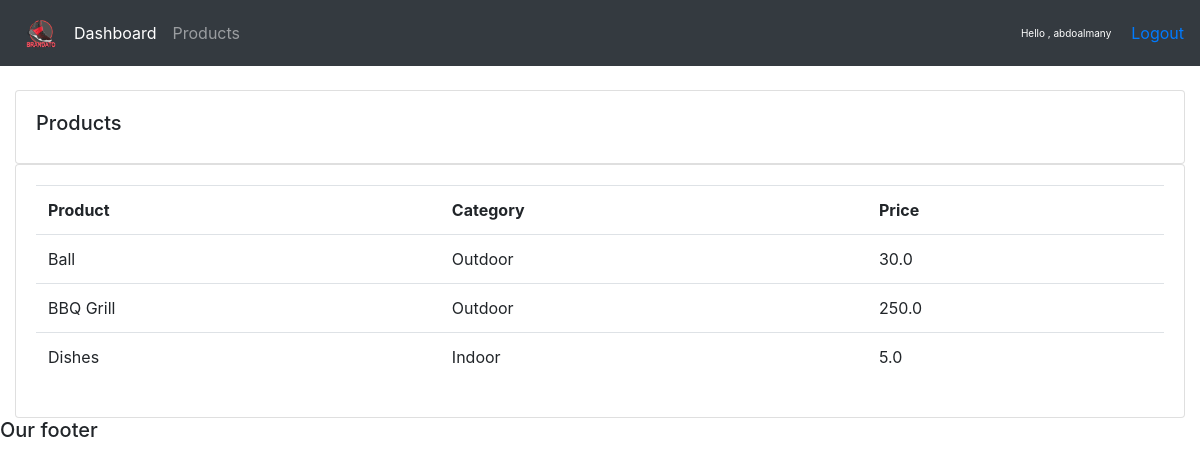
The app's page /product (signed in) with its own data.
### crm/accounts/models.py (models this page shows, shortened)
class Product(models.Model):
    CATEGORY = (
    ('Indoor' , 'Indoor'),
    ('Outdoor','Outdoor'),
    )
    name = models.CharField(max_length=200 , null =True)
    price = models.FloatField(null =True)
    category=models.CharField(max_length=200 , null =True , choices=CATEGORY )
    description=models.CharField(max_length=200 , null =True ,blank=True)
    date_created = models.DateTimeField(auto_now_add=True , null =True)
    tags=models.ManyToManyField(Tag)

### crm/accounts/decorators.py (the view)
		def wrapper_func(request, *args, **kwargs):
			group = None
			if request.user.groups.exists():
				group = request.user.groups.all()[0].name
			if group in allowed_roles:
				return view_func(request, *args, **kwargs)
			else:
				return HttpResponse('u r not authorized')

### crm/accounts/views.py (called while the page is built)
@login_required(login_url='login')
@allowed_users(allowed_roles=['admin'])
def product(request):
    products = Product.objects.all()
    return render(request,'accounts/products.html' , {'products':products})

### crm/accounts/templates/accounts/products.html
{%  extends 'accounts/main.html' %}
{% block content %}
		<br>
		<div class="row">
			<div class="col-md">
				<div class="card card-body">
					<h5>Products</h5>
				</div>
				<div class="card card-body">
					<table class="table">
						<tr>
							<th>Product</th>
							<th>Category</th>
							<th>Price</th>
						</tr>
						{% for product in products %}
							<tr>
								<td>{{product.name}}</td>
								<td>{{product.category}}</td>
								<td>{{product.price}}</td>
							</tr>
						{% endfor %}
					</table>
				</div>
			</div>
		</div>
{% endblock content %}

### crm/accounts/templates/accounts/navbar.html (shortened to what this page needs)
{% load static %}
<nav class="navbar navbar-expand-lg navbar-dark bg-dark">
  <img src="{% static 'images/logo.png' %}" height="50"  >
  <div class="collapse navbar-collapse" id="navbarNav">
    <ul class="navbar-nav">
      <li class="nav-item active">
        {% if request.user.is_staff  %}
        <a class="nav-link" href="{% url 'home' %}">Dashboard</a>
      </li>
      <li class="nav-item">
        <a class="nav-link" href="{% url 'products' %}">Products</a>
      </li>
        {% endif %}
    </ul>
  </div>
  <span class="hello-msg">Hello , {{request.user}}</span>
  <span><a href="{% url 'logout' %}">Logout</a></span>
</nav>

### crm/accounts/templates/accounts/navbar.html (style rules this page uses)
.hello-msg { font-size: 10px; color:#fff; margin-right: 20px; }

### records on screen
Product: name "Ball", category "Outdoor", price "30.0"
Product: name "BBQ Grill", category "Outdoor", price "250.0"
Product: name "Dishes", category "Indoor", price "5.0"

### other values on screen
{{ request.user }} "abdoalmany"
